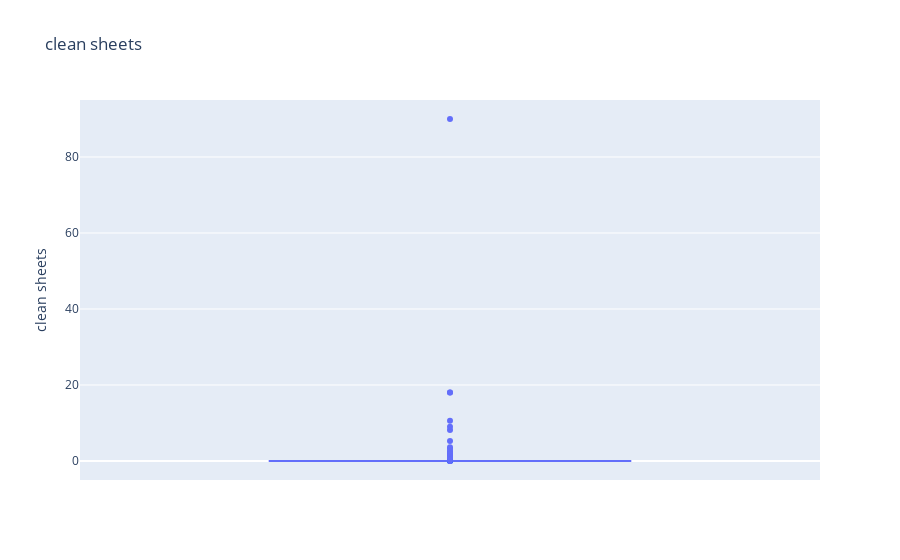

Notebook code cell kept with this figure:
### Code cell
import plotly.express as px
fig = px.box(df, y='clean sheets', title='clean sheets')
# Show the plot
fig.show()

### Figure 1 — Plotly figure (JSON) as saved in the notebook; plotly's stock layout.template omitted (floating-point values rounded to 4 significant figures; data arrays with more than 128 entries replaced by an {"elided": "..."} marker saying what was removed)
{"data": [{"alignmentgroup": "True", "hovertemplate": "clean sheets=%{y}<extra></extra>", "legendgroup": "", "marker": {"color": "#636efa"}, "name": "", "notched": false, "offsetgroup": "", "orientation": "v", "showlegend": false, "type": "box", "x0": " ", "xaxis": "x", "y": {"elided": "10754 float values"}, "y0": " ", "yaxis": "y"}], "layout": {"autosize": true, "boxmode": "group", "legend": {"tracegroupgap": 0}, "title": {"text": "clean sheets"}, "xaxis": {"anchor": "y", "autorange": true, "domain": [0, 1], "range": [-0.5, 0.5], "type": "category"}, "yaxis": {"anchor": "x", "autorange": true, "domain": [0, 1], "range": [-5, 95], "title": {"text": "clean sheets"}, "type": "linear"}}}
